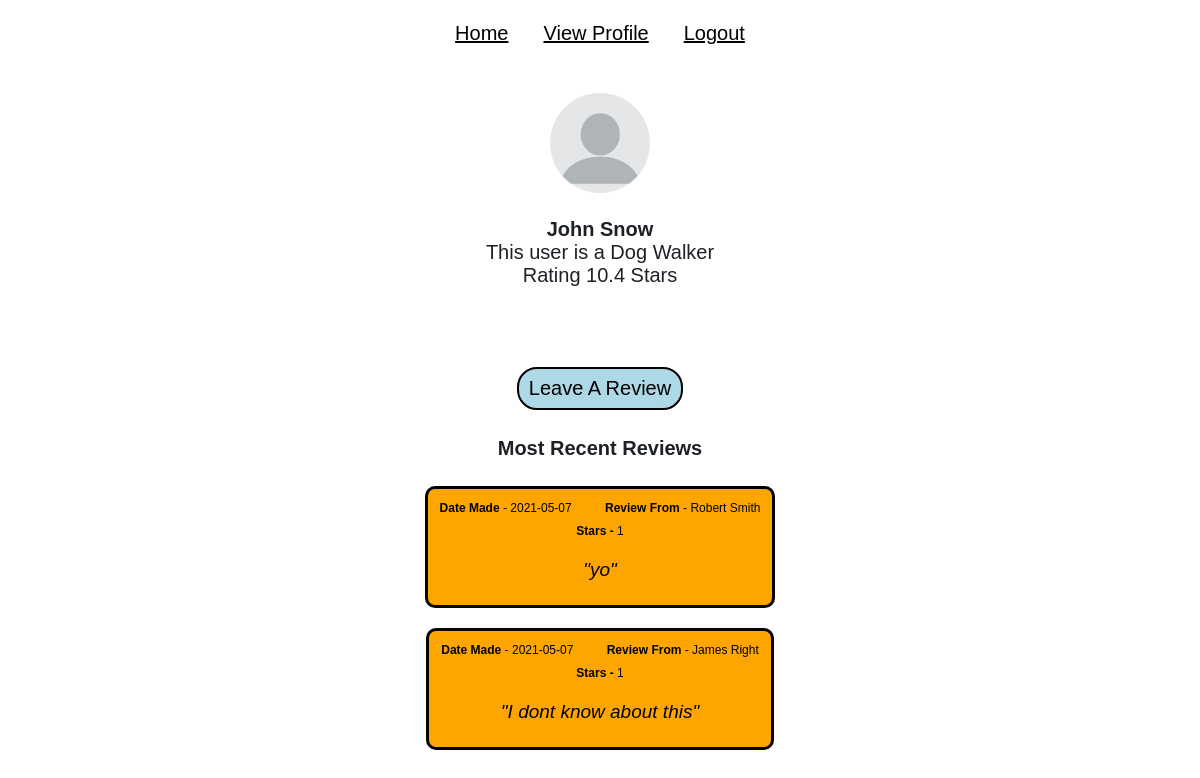
Before: /profile/1 with the older database file.
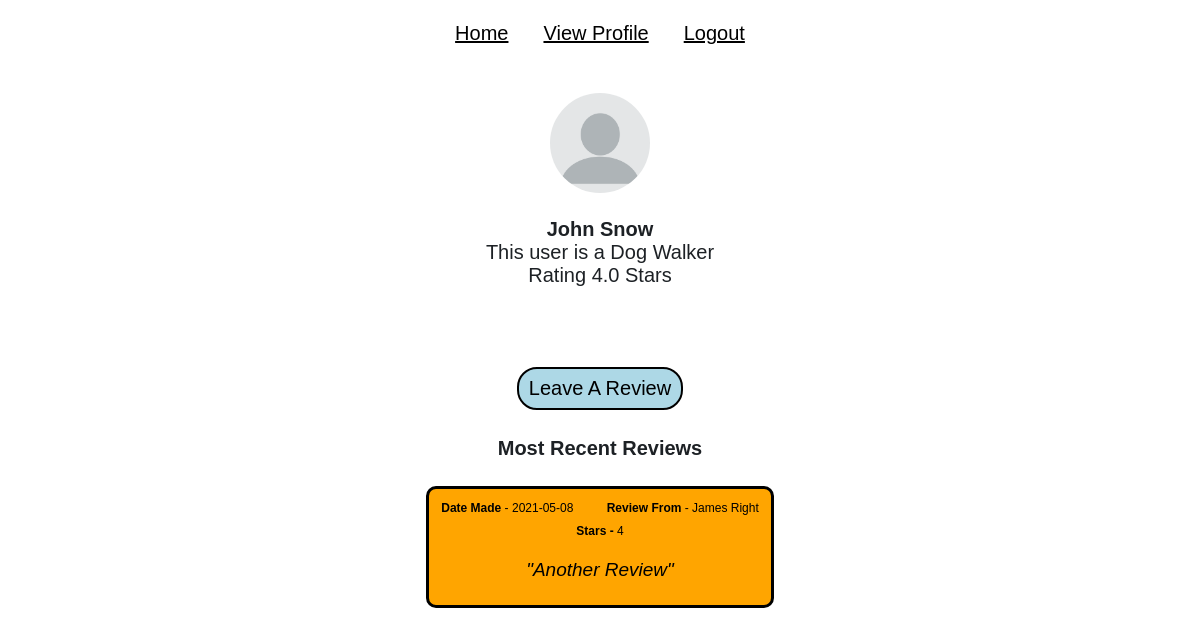
After: the same page with the newer database file.
### tables this page shows
CREATE TABLE users (
            usrId integer primary key,
            email text,
            password text,
            firstName text,
            lastName text,
            accType text,
            postcode text,
            numberOfReviews integer,
            starRating real
            );

CREATE TABLE review (
            byUsrId integer,
            forUsrId integer,
            date text,
            star integer,
            message text,
            PRIMARY KEY (byUsrId, forUsrId, message)
            );

### app.py (the view)
@app.route('/profile/<usrId>')
def profile(usrId):
    userObj = user(usrId)
    return render_template('profile.html', userObj=userObj, user=user)

### database.py (called while the page is built)
    def search(self, col="null", search="null"):
        conn = sqlite3.connect('main.db')
        c = conn.cursor()
        if col == "email":
            c.execute(f'SELECT * FROM users WHERE email="{search}"')
            data = c.fetchall()
        elif col == "password":
            c.execute(f'SELECT * FROM users WHERE password="{search}"')
            data = c.fetchall()
        elif col == "usrId":
            c.execute(f'SELECT * FROM users WHERE usrId="{search}"')
            data = c.fetchall()
        elif col == "postcode":
            c.execute(f'SELECT * FROM users WHERE postcode="{search}"')
            data = c.fetchall()
        else:
            c.execute(f'SELECT * FROM users')
            data = c.fetchall()
        conn.commit()
        conn.close()
        return(data)

    def getReviewsFor(self, usrId):
        conn = sqlite3.connect('main.db')
        c = conn.cursor()
        c.execute(f'SELECT * FROM review WHERE forUsrId="{usrId}" ORDER BY date DESC Limit 5')
        data = c.fetchall()
        return(data)
        conn.commit()
        conn.close()

### user.py (called while the page is built)
    def getReviewsFor(self):
        result = db.getReviewsFor(self.usrId)
        return result

### templates/profile.html (shortened to what this page needs)
{% extends "base.html" %}
{% block head %}
    <link rel="stylesheet" href="{{ url_for('static', filename='css/profile.css') }}">
{% endblock %}
{% block body %}
    <img src="{{ url_for('static', filename='profilePic.png') }}">
    <p><span class="name"> {{ userObj.fName }} {{ userObj.lName }}</span><br>
        This user is a Dog {{ (userObj.accType).capitalize() }} <br>
        Rating {{ userObj.starRating }} Stars
    </p>
    <p>
        {% if session['usrId'] != userObj.usrId  %}
            <a href="/leaveReview/{{ userObj.usrId }}" id="topButton">Leave A Review</a>
        {% endif %}
        <h4>Most Recent Reviews</h6>
        {% for i in userObj.getReviewsFor() %}
            <div class="review">
                <span style="font-size: 12px;">
                    <span class="name">Date Made</span> -  {{ i[2] }}<span style="padding-left: 30px;"></span>
                    <span class="name">Review From </span> - {{ user(i[0]).fName }} {{ user(i[0]).lName }} <br>
                    <span class="name">Stars - </span>{{ i[3] }}
                    <p class="reviewText">"{{ i[4] }}"</p>
                </span>
            </div>
        {% endfor %}
    </p>
{% endblock %}

### templates/base.html (shortened to what this page needs)
<!DOCTYPE html>
<head>
    {% block head %}{% endblock %}
    <link rel="stylesheet" href="{{ url_for('static', filename='css/main.css') }}">
</head>
<body>
    <div class="header">
        <a class="homeButton" href="/home">Home</a><a class="viewProfile" href="profile/{{ session['usrId'] }}">View Profile</a><a class="logout" href="/logout">Logout</a>
    </div>
    {% block body %}
    {% endblock %}
</body>

### static/css/profile.css (style rules this page uses)
.name { font-weight: bold; }
.review { background-color: orange; margin-left: auto; margin-right: auto; display: block; border: 3px solid black; width: max-content; max-width: 475px; padding: 5px 12px; margin-bottom: 20px; text-decoration: none; color: black; border-radius: 10px; }
.reviewText { font-size: 19px; font-style: italic; }
a { font-size: 20px; border: 2px solid black; border-radius: 20px; background-color: red ; padding: 8px 10px; display: inline-block; margin-top: 6px; text-decoration: none; color: black; }
#topButton { background-color: lightblue; margin-top: 60px; }

### static/css/main.css (style rules this page uses)
body { font-size: 20px; font-weight: 100; text-decoration: none; text-align: center; color: rgb(29, 33, 37); font-family: Arial, Helvetica, sans-serif; }
img { height: 100px; width: auto; border-radius: 70%; }
.homeButton { padding-right: 25px; text-decoration: underline; background-color: white; border: none; color: black; }
.logout { text-decoration: underline; background-color: white; border: none; color: black; }
.viewProfile { padding-right: 25px; text-decoration: underline; background-color: white; border: none; color: black; }
.header { margin-bottom: 40px; }

Changed rows visible on the page:
removed review: date "2021-05-07", byUsrId.firstName "Robert", byUsrId.lastName "Smith", star "1", message "yo"
removed review: date "2021-05-07", byUsrId.firstName "James", byUsrId.lastName "Right", star "1", message "I dont know about this"
changed users "John": starRating "10.4" → "4.0"
now on this page (row edited): review: date "2021-05-08", byUsrId.firstName "James", byUsrId.lastName "Right", star "4", message "Another Review"
